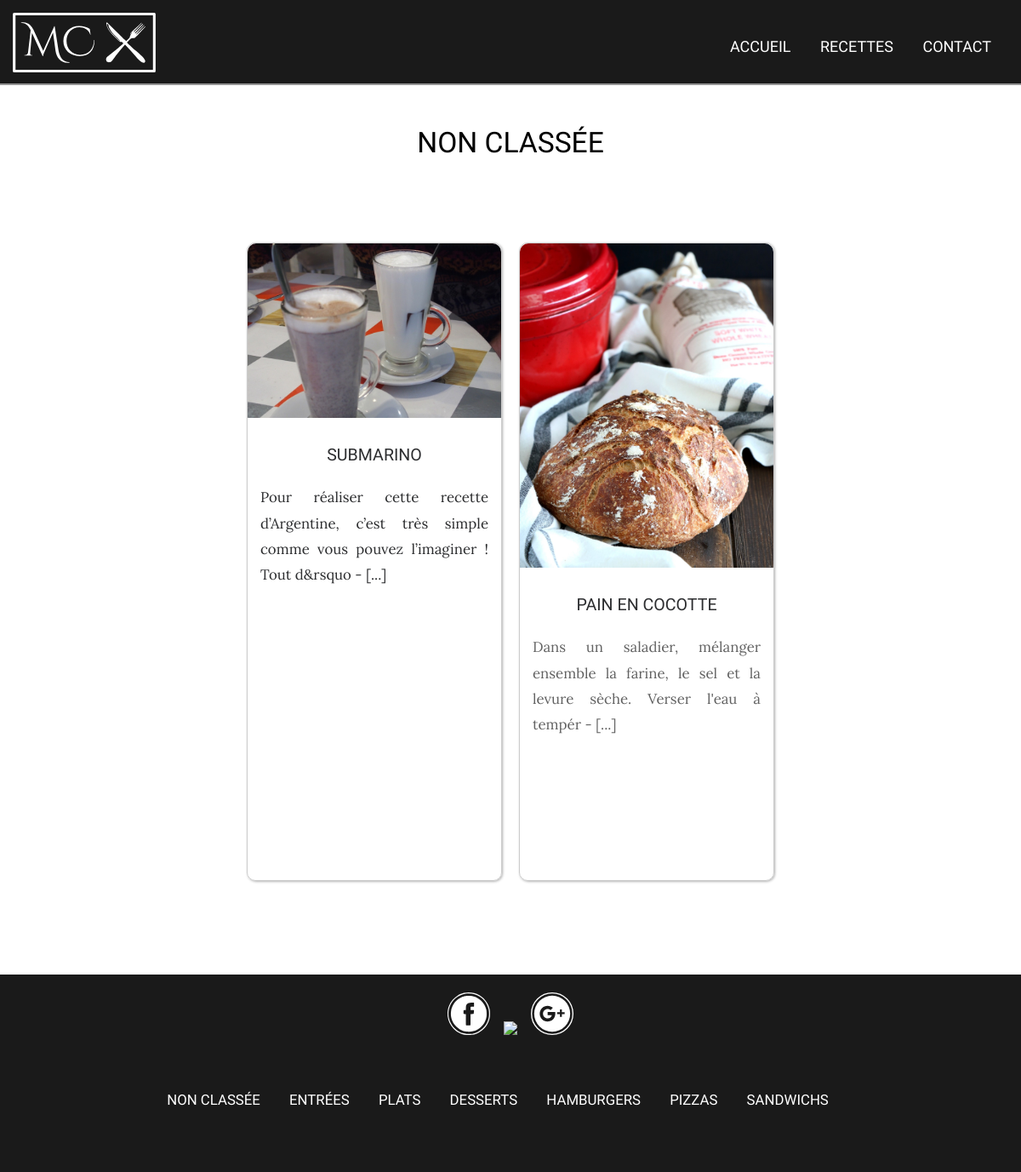
Page /public/index.php?p=category&id=1 on the committed database.
### tables this page shows
CREATE TABLE IF NOT EXISTS `categories` (
  `id` int(4) NOT NULL AUTO_INCREMENT,
  `category_name` varchar(80) NOT NULL,
  `description` mediumtext,
  PRIMARY KEY (`id`),
  UNIQUE KEY `categorie_id_uindex` (`id`)
);

CREATE TABLE IF NOT EXISTS `recipes` (
  `id` int(4) NOT NULL AUTO_INCREMENT,
  `title` varchar(80) NOT NULL,
  `post_date` datetime NOT NULL,
  `description` mediumtext,
  `category_id` int(4) DEFAULT NULL,
  `ingredients` mediumtext,
  `picture` varchar(255) DEFAULT 'recette.png',
  `pays` varchar(80) DEFAULT NULL,
  `posted` tinyint(1) NOT NULL DEFAULT '0',
  `admin_id` int(4) NOT NULL,
  PRIMARY KEY (`id`),
  KEY `articles_category_id_index` (`category_id`),
  KEY `id` (`id`),
  KEY `admin_id` (`admin_id`)
);

### public/index.php (called while the page is built, shortened)
<?php
require ROOT . '/app/App.php';
if(isset($_GET['p'])){
    $page = $_GET['p'];
} else {
    $page = 'pages';
}
if (file_exists(ROOT . "/app/controllers/$page.controller.php")) {
    require ROOT . "/app/controllers/$page.controller.php";
}
require ROOT . '/app/views/templates/layout.phtml';

### app/Autoload.php (called while the page is built, shortened)
<?php
class Autoload{
    static function autoload($class){
        if (strpos($class, __NAMESPACE__ . '\\') === 0){
            $class = str_replace(__NAMESPACE__ . '\\', '', $class);
            $class = str_replace('\\', '/', $class);
        }
    }
}

### app/controllers/category.controller.php (called while the page is built, shortened)
<?php
$categoryModel = new Category();
if(array_key_exists('id', $_GET)){
    $category = $categoryModel->getCategory($_GET['id']);
}
$recipeModel = new Recipe();
if(array_key_exists('id', $_GET)){
    $recipes = $recipeModel->getByCategory($_GET['id']);
}

### lib/Autoload.php (called while the page is built, shortened)
<?php
class Autoload{
    static function autoload($class){
        if (strpos($class, __NAMESPACE__ . '\\') === 0){
            $class = str_replace(__NAMESPACE__ . '\\', '', $class);
            $class = str_replace('\\', '/', $class);
        }
    }
}

### app/App.php (called while the page is built, shortened)
<?php
Class App{
    private static $database;
    public static function load(){
        require ROOT . '/app/Autoload.php';
        require ROOT . '/lib/Autoload.php';
    }
    public static function getDatabase(){
        if(self::$database === null){
            self::$database = new Database(self::DB_NAME, self::DB_HOST, self::DB_USER, self::DB_PASS);
        }
        return self::$database;
    }
}

### lib/Database.php (called while the page is built, shortened)
<?php
class Database{
    private $db_name;
    private $db_host;
    private $db_user;
    private $db_pass;
    private $pdo;
    public function __construct($db_name, $db_host, $db_user, $db_pass)
    {
        $this->db_name = $db_name;
        $this->db_host = $db_host;
        $this->db_user = $db_user;
        $this->db_pass = $db_pass;
    }
    private function getPDO()
    {
        if($this->pdo === null){
            $pdo = new PDO('mysql:dbname=' . $this->db_name . ';host=' . $this->db_host, $this->db_user, $this->db_pass, [
                PDO::ATTR_ERRMODE => PDO::ERRMODE_EXCEPTION,
                PDO::ATTR_EMULATE_PREPARES => false,
                PDO::MYSQL_ATTR_INIT_COMMAND => 'SET NAMES \'UTF8\''
            ]);
            $this->pdo = $pdo;
        }
        return $this->pdo;
    }
    public function query_all($sql, array $params = []) {
        $query = $this->getPDO()->prepare($sql);
        $query->execute($params);
        return $query->fetchAll(PDO::FETCH_OBJ);
    }
    public function query_one($sql, array $params = []) {
        $query = $this->getPDO()->prepare($sql);
        $query->execute($params);
        return $query->fetch(PDO::FETCH_OBJ);
    }
}

### app/models/Category.php (called while the page is built, shortened)
<?php
Class Category {
    public function getCategory($id){
        return App::getDatabase()->query_one("
          SELECT *
          FROM categories
          WHERE id = ?
        ", [$id]);
    }
    Public function getAll(){
        return App::getDatabase()->query_all("
          SELECT *
          FROM categories
        ");
    }
}

### app/models/Recipe.php (called while the page is built, shortened)
<?php
Class Recipe {
    public function getByCategory($category_id){
        return App::getDatabase()->query_all("
          SELECT recipes.id, title, recipes.description, picture, category_name as categorie
          FROM recipes
          LEFT JOIN categories
            ON recipes.category_id = categories.id
          WHERE category_id = ? AND posted='1'
          ORDER BY recipes.post_date DESC
        ", [$category_id]);
    }
}

### app/views/category.phtml (the view)
<section id="category" class="container">
    <h1><?= $category->category_name;?></h1>
    <section class="cards">
        <?php foreach ($recipes as $recipe): ?>
            <a href="?p=recipe&id=<?= $recipe->id; ?>" >
                <article class="card">
                    <img src="img/recipes/<?= $recipe->picture ?>" alt="<?= $recipe->title ?>">
                    <div class="text">
                        <h3><?= $recipe->title ?></h3>
                        <p><?= substr($recipe->description, 0, 200); ?><span> - [...]</span></p>
                    </div>
                </article>
            </a>
        <?php endforeach; ?>
    </section>
</section>

### app/views/templates/footer.phtml
<?php use App\Models\Category;
$categoryModel = new Category();
$categories = $categoryModel->getAll(); ?>
<div>
    <button class="social_button share_facebook" data-url="">
        <img src="img/icons/facebook.svg">
    </button>
    <button class="social_button share_twitter" data-url="">
        <img src="img/icons/twitter.svg">
    </button>
    <button class="social_button share_gplus" data-url="">
        <img src="img/icons/gplus.svg">
    </button>
</div>
<nav>
<?php foreach ($categories as $category): ?>
    <a href="index.php?p=category&id=<?= $category->id; ?>"><?= $category->category_name; ?></a>
<?php endforeach; ?>
</nav>

### public/css/style.css (style rules this page uses)
* { box-sizing: border-box; }
html { font-size: 62.5%; }
body { font-family: 'Lora', serif; line-height: 180%; }
h1, h2, h3, h4 { font-family: Quattrocento, serif; text-transform: uppercase; font-weight: lighter; line-height: 150%; }
nav { font-family: Quattrocento, serif; font-weight: lighter; text-transform: uppercase; margin-bottom: 5rem; }
a { text-decoration: none; color: #2c2D2f; font-weight: lighter; }
img { max-width: 100%; }
section { padding-top: 6rem; }
article { width: 90%; margin: auto; }
article p { text-align: justify; }
.container { text-align: center; background-color: #FFF; max-width: 120rem; margin: 0 auto; padding: 4rem 1rem 10rem; }
.social_button { background-color: #ffffff00; border: 0; }
nav a { color: #fff; padding-right: 3rem; }
footer nav { margin-top: 5rem; }
.cards { display: flex; flex-wrap: wrap; justify-content: center; }
.card { width: 30rem; height: 75rem; flex-shrink: 0; margin: 1rem; border: 1px solid #ccc; border-radius: 1rem; box-shadow: 1px 1px 3px 0px rgba(0,0,0,0.3); }
.card img { width: 100%; border-radius: 1rem 1rem 0 0; }
.card .text { padding: 0 1.5rem 1.5rem; }

### public/css/mobil.css (style rules this page uses)
@media only screen and (min-width: 360px) { .flow-text { font-size: 1.2rem; } }
@media only screen and (min-width: 390px) { .flow-text { font-size: 1.224rem; } }
@media only screen and (min-width: 420px) { .flow-text { font-size: 1.248rem; } }
@media only screen and (min-width: 450px) { .flow-text { font-size: 1.272rem; } }
@media only screen and (min-width: 480px) { .flow-text { font-size: 1.296rem; } }
@media only screen and (min-width: 510px) { .flow-text { font-size: 1.32rem; } }
@media only screen and (min-width: 540px) { .flow-text { font-size: 1.344rem; } }
@media only screen and (min-width: 570px) { .flow-text { font-size: 1.368rem; } }
@media only screen and (min-width: 600px) { .flow-text { font-size: 1.392rem; } }
@media only screen and (min-width: 630px) { .flow-text { font-size: 1.416rem; } }
@media only screen and (min-width: 660px) { .flow-text { font-size: 1.44rem; } }
@media only screen and (min-width: 690px) { .flow-text { font-size: 1.464rem; } }
@media only screen and (min-width: 720px) { .flow-text { font-size: 1.488rem; } }
@media only screen and (min-width: 750px) { .flow-text { font-size: 1.512rem; } }
@media only screen and (min-width: 780px) { .flow-text { font-size: 1.536rem; } }
@media only screen and (min-width: 810px) { .flow-text { font-size: 1.56rem; } }
@media only screen and (min-width: 840px) { .flow-text { font-size: 1.584rem; } }
@media only screen and (min-width: 870px) { .flow-text { font-size: 1.608rem; } }
@media only screen and (min-width: 900px) { .flow-text { font-size: 1.632rem; } }
@media only screen and (min-width: 930px) { .flow-text { font-size: 1.656rem; } }
@media only screen and (min-width: 960px) { .flow-text { font-size: 1.68rem; } }

### rows in the picture
categories: category_name "NON CLASSÉE"
recipes: picture (picture), title "SUBMARINO", description "Pour réaliser cette recette d’Argentine, c’est très simple comme vous pouvez l’imaginer ! Tout d&rsquo"
recipes: picture (picture), title "PAIN EN COCOTTE", description "Dans un saladier, mélanger ensemble la farine, le sel et la levure sèche. Verser l'eau à tempér"
categories: category_name "ENTRÉES"
categories: category_name "PLATS"
categories: category_name "DESSERTS"
categories: category_name "HAMBURGERS"
categories: category_name "PIZZAS"
categories: category_name "SANDWICHS"
